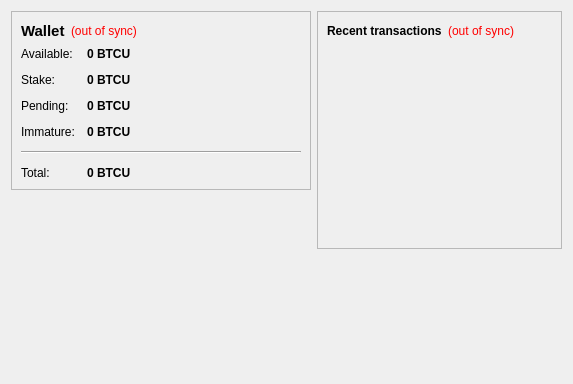
<?xml version="1.0" encoding="UTF-8"?>
<ui version="4.0">
 <class>OverviewPage</class>
 <widget class="QWidget" name="OverviewPage">
  <property name="geometry">
   <rect>
    <x>0</x>
    <y>0</y>
    <width>573</width>
    <height>342</height>
   </rect>
  </property>
  <property name="windowTitle">
   <string>Form</string>
  </property>
  <layout class="QHBoxLayout" name="horizontalLayout" stretch="1,1">
   <item>
    <layout class="QVBoxLayout" name="verticalLayout_2">
     <item>
      <widget class="QFrame" name="frame">
       <property name="frameShape">
        <enum>QFrame::StyledPanel</enum>
       </property>
       <property name="frameShadow">
        <enum>QFrame::Raised</enum>
       </property>
       <layout class="QVBoxLayout" name="verticalLayout_4">
        <item>
         <layout class="QHBoxLayout" name="horizontalLayout_4">
          <item>
           <widget class="QLabel" name="label_5">
            <property name="font">
             <font>
              <pointsize>11</pointsize>
              <weight>75</weight>
              <bold>true</bold>
             </font>
            </property>
            <property name="text">
             <string>Wallet</string>
            </property>
           </widget>
          </item>
          <item>
           <widget class="QLabel" name="labelWalletStatus">
            <property name="toolTip">
             <string>The displayed information may be out of date. Your wallet automatically synchronizes with the BitcoinUltra network after a connection is established, but this process has not completed yet.</string>
            </property>
            <property name="styleSheet">
             <string notr="true">QLabel { color: red; }</string>
            </property>
            <property name="text">
             <string notr="true">(out of sync)</string>
            </property>
            <property name="alignment">
             <set>Qt::AlignLeading|Qt::AlignLeft|Qt::AlignVCenter</set>
            </property>
           </widget>
          </item>
          <item>
           <spacer name="horizontalSpacer_2">
            <property name="orientation">
             <enum>Qt::Horizontal</enum>
            </property>
            <property name="sizeHint" stdset="0">
             <size>
              <width>40</width>
              <height>20</height>
             </size>
            </property>
           </spacer>
          </item>
         </layout>
        </item>
        <item>
         <layout class="QFormLayout" name="formLayout_2">
          <property name="fieldGrowthPolicy">
           <enum>QFormLayout::AllNonFixedFieldsGrow</enum>
          </property>
          <property name="horizontalSpacing">
           <number>12</number>
          </property>
          <property name="verticalSpacing">
           <number>12</number>
          </property>
          <item row="0" column="0">
           <widget class="QLabel" name="label">
            <property name="text">
             <string>Available:</string>
            </property>
           </widget>
          </item>
          <item row="0" column="1">
           <widget class="QLabel" name="labelBalance">
            <property name="font">
             <font>
              <weight>75</weight>
              <bold>true</bold>
             </font>
            </property>
            <property name="cursor">
             <cursorShape>IBeamCursor</cursorShape>
            </property>
            <property name="toolTip">
             <string>Your current spendable balance</string>
            </property>
            <property name="text">
             <string notr="true">0 BTCU</string>
            </property>
            <property name="textInteractionFlags">
             <set>Qt::LinksAccessibleByMouse|Qt::TextSelectableByKeyboard|Qt::TextSelectableByMouse</set>
            </property>
           </widget>
          </item>
          <item row="1" column="0">
           <widget class="QLabel" name="label_6">
            <property name="text">
             <string>Stake:</string>
            </property>
           </widget>
          </item>
          <item row="1" column="1">
           <widget class="QLabel" name="labelStake">
            <property name="font">
             <font>
              <weight>75</weight>
              <bold>true</bold>
             </font>
            </property>
            <property name="cursor">
             <cursorShape>IBeamCursor</cursorShape>
            </property>
            <property name="toolTip">
             <string>Total of coins that was staked, and do not yet count toward the current balance</string>
            </property>
            <property name="text">
             <string notr="true">0 BTCU</string>
            </property>
            <property name="textInteractionFlags">
             <set>Qt::LinksAccessibleByMouse|Qt::TextSelectableByKeyboard|Qt::TextSelectableByMouse</set>
            </property>
           </widget>
          </item>
          <item row="2" column="0">
           <widget class="QLabel" name="label_3">
            <property name="text">
             <string>Pending:</string>
            </property>
           </widget>
          </item>
          <item row="2" column="1">
           <widget class="QLabel" name="labelUnconfirmed">
            <property name="font">
             <font>
              <weight>75</weight>
              <bold>true</bold>
             </font>
            </property>
            <property name="cursor">
             <cursorShape>IBeamCursor</cursorShape>
            </property>
            <property name="toolTip">
             <string>Total of transactions that have yet to be confirmed, and do not yet count toward the current balance</string>
            </property>
            <property name="text">
             <string notr="true">0 BTCU</string>
            </property>
            <property name="textInteractionFlags">
             <set>Qt::LinksAccessibleByMouse|Qt::TextSelectableByKeyboard|Qt::TextSelectableByMouse</set>
            </property>
           </widget>
          </item>
          <item row="3" column="0">
           <widget class="QLabel" name="labelImmatureText">
            <property name="text">
             <string>Immature:</string>
            </property>
           </widget>
          </item>
          <item row="3" column="1">
           <widget class="QLabel" name="labelImmature">
            <property name="font">
             <font>
              <weight>75</weight>
              <bold>true</bold>
             </font>
            </property>
            <property name="toolTip">
             <string>Mined balance that has not yet matured</string>
            </property>
            <property name="text">
             <string notr="true">0 BTCU</string>
            </property>
            <property name="textInteractionFlags">
             <set>Qt::LinksAccessibleByMouse|Qt::TextSelectableByKeyboard|Qt::TextSelectableByMouse</set>
            </property>
           </widget>
          </item>
          <item row="4" column="0" colspan="2">
           <widget class="Line" name="line">
            <property name="orientation">
             <enum>Qt::Horizontal</enum>
            </property>
           </widget>
          </item>
          <item row="5" column="0">
           <widget class="QLabel" name="labelTotalText">
            <property name="text">
             <string>Total:</string>
            </property>
           </widget>
          </item>
          <item row="5" column="1">
           <widget class="QLabel" name="labelTotal">
            <property name="font">
             <font>
              <weight>75</weight>
              <bold>true</bold>
             </font>
            </property>
            <property name="cursor">
             <cursorShape>IBeamCursor</cursorShape>
            </property>
            <property name="toolTip">
             <string>Your current total balance</string>
            </property>
            <property name="text">
             <string notr="true">0 BTCU</string>
            </property>
            <property name="textInteractionFlags">
             <set>Qt::LinksAccessibleByMouse|Qt::TextSelectableByKeyboard|Qt::TextSelectableByMouse</set>
            </property>
           </widget>
          </item>
         </layout>
        </item>
       </layout>
      </widget>
     </item>
     <item>
      <spacer name="verticalSpacer">
       <property name="orientation">
        <enum>Qt::Vertical</enum>
       </property>
       <property name="sizeHint" stdset="0">
        <size>
         <width>20</width>
         <height>40</height>
        </size>
       </property>
      </spacer>
     </item>
        <item>
         <widget class="QLabel" name="label_2">
          <property name="minimumSize">
           <size>
            <width>300</width>
            <height>177</height>
           </size>
          </property>
          <property name="text">
           <string>&lt;html&gt;&lt;head/&gt;&lt;body&gt;&lt;p align=&quot;center&quot;&gt;&lt;a href=&quot;https://BitcoinUltra.com&quot;&gt;&lt;span style=&quot; text-decoration: underline; color:#0000ff;&quot;&gt;&lt;img src=&quot;:/images/wallet&quot;/&gt;&lt;/span&gt;&lt;/a&gt;&lt;/p&gt;&lt;/body&gt;&lt;/html&gt;</string>
          </property>
         </widget>
        </item>
    </layout>
   </item>
   <item>
    <layout class="QVBoxLayout" name="verticalLayout_3">
     <item>
      <widget class="QFrame" name="frame_2">
       <property name="frameShape">
        <enum>QFrame::StyledPanel</enum>
       </property>
       <property name="frameShadow">
        <enum>QFrame::Raised</enum>
       </property>
       <layout class="QVBoxLayout" name="verticalLayout">
        <item>
         <layout class="QHBoxLayout" name="horizontalLayout_2">
          <item>
           <widget class="QLabel" name="label_4">
            <property name="text">
             <string>&lt;b&gt;Recent transactions&lt;/b&gt;</string>
            </property>
           </widget>
          </item>
          <item>
           <widget class="QLabel" name="labelTransactionsStatus">
            <property name="toolTip">
             <string>The displayed information may be out of date. Your wallet automatically synchronizes with the BitcoinUltra network after a connection is established, but this process has not completed yet.</string>
            </property>
            <property name="styleSheet">
             <string notr="true">QLabel { color: red; }</string>
            </property>
            <property name="text">
             <string notr="true">(out of sync)</string>
            </property>
            <property name="alignment">
             <set>Qt::AlignRight|Qt::AlignTrailing|Qt::AlignVCenter</set>
            </property>
           </widget>
          </item>
          <item>
           <spacer name="horizontalSpacer">
            <property name="orientation">
             <enum>Qt::Horizontal</enum>
            </property>
            <property name="sizeHint" stdset="0">
             <size>
              <width>40</width>
              <height>20</height>
             </size>
            </property>
           </spacer>
          </item>
         </layout>
        </item>
        <item>
         <widget class="QListView" name="listTransactions">
          <property name="styleSheet">
           <string notr="true">QListView { background: transparent; }</string>
          </property>
          <property name="frameShape">
           <enum>QFrame::NoFrame</enum>
          </property>
          <property name="verticalScrollBarPolicy">
           <enum>Qt::ScrollBarAlwaysOff</enum>
          </property>
          <property name="horizontalScrollBarPolicy">
           <enum>Qt::ScrollBarAlwaysOff</enum>
          </property>
          <property name="selectionMode">
           <enum>QAbstractItemView::NoSelection</enum>
          </property>
         </widget>
        </item>
       </layout>
      </widget>
     </item>
     <item>
      <spacer name="verticalSpacer_2">
       <property name="orientation">
        <enum>Qt::Vertical</enum>
       </property>
       <property name="sizeHint" stdset="0">
        <size>
         <width>20</width>
         <height>40</height>
        </size>
       </property>
      </spacer>
     </item>
    </layout>
   </item>
  </layout>
 </widget>
 <resources/>
 <connections/>
</ui>
